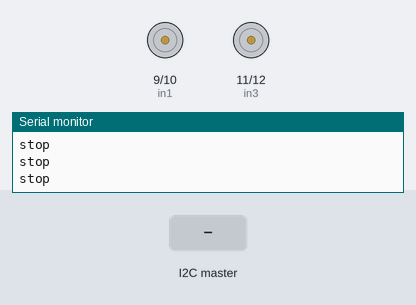
Simulated run of this sketch. Board: Arduino Uno, built with avr-gcc and run on an emulated ATmega328P. Parts: motor-driver pin pairs drawn as motors (green arrow = first pin HIGH = forward, orange = second pin HIGH = backward, longer = more drive, scaled by the enable pin), the last lines printed to the serial monitor. The test bench sets the inputs (shaded band).

Above: at 1.2 s.
1.3 s: the I2C master sends "Y"
At 2.5 s:
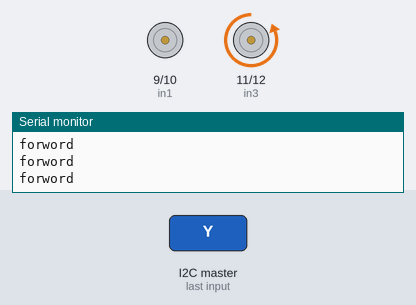
2.8 s: the I2C master sends "X"
4.4 s: the I2C master sends the byte 5
Timing chart, 0 to 7.4 s (numbered marks = the images above; inputs shaded):
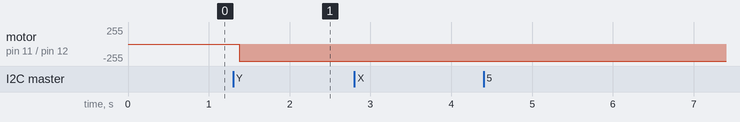

The sketch:

joystick_slave.ino
```cpp
#include <SoftwareSerial.h>
#include <Wire.h>
# define I2C_SLAVE_ADDRESS 11

SoftwareSerial BT(2, 3); // RX, TX  NECESSÁRIO?

//LEFT
#define enB 13
#define in3 11
#define in4 12

//RIGHT
#define enA 8
#define in1 9
#define in2 10

bool flag1 = LOW;
boolean flagButton = false;

//char n[8] ;
char buf[9] = "";
String msg;
int numBytes;

int xAxis = 125, yAxis = 125;

int motorSpeedA = 0;
int motorSpeedB = 0;

void setup() {

  Wire.begin(I2C_SLAVE_ADDRESS);
  Serial.begin(9600);
  Serial.println("-------------------------------------I am Slave1");

  Wire.onRequest(requestEvents);
  Wire.onReceive(receiveEvents);


  pinMode(enA, OUTPUT);
  pinMode(enB, OUTPUT);
  pinMode(in1, OUTPUT);
  pinMode(in2, OUTPUT);
  pinMode(in3, OUTPUT);
  pinMode(in4, OUTPUT);

  //delay(500);
}

void loop() {
  // Default value - no movement when the Joystick stays in the center
  //xAxis = 140;
  //yAxis = 140;

  // RECEÇÃO DE DADOS DO MASTER -- A FAZER
  // COMO FAZER? MASTER - SLAVE: Y___ + X___ ? || APP - MASTER: Y___ + X___ ?

  //  while (BT.available() >= 2) {
  //    xAxis = BT.read();
  //    delay(10);
  //    yAxis = BT.read();
  //    Serial.print(xAxis);
  //    Serial.print(",");
  //    Serial.println(yAxis);
  //  }

  if (flag1 == HIGH) {

    Serial.println(F("---> recieved events"));
    //buf[9] = Wire.read();
    Serial.print(numBytes);
    Serial.println(F("bytes recieved"));
    Serial.print(F("recieved value : "));
    //    Serial.println(n);
    Serial.println(buf);
    msg = String(buf);
    Serial.println(msg);

    int y_pos = msg.indexOf("Y");
    String y_value = msg.substring (y_pos + 1);
    int x_pos = msg.indexOf("X");
    String x_value = msg.substring (x_pos + 1, y_pos );

    xAxis = x_value.toInt();
    yAxis = y_value.toInt();

    delay(10);

    flag1 = LOW;
  }
  // Makes sure we receive corrent values

  if (xAxis > 115 && xAxis < 135 && yAxis > 115 && yAxis < 135) {
    Stop();
  }


  if (yAxis > 115 && yAxis < 135) {


    // 130 - 115 | 60 - ?
    if (xAxis < 115) {
      turnRight();
      motorSpeedA = map(xAxis, 115, 54, 0, 255);
      motorSpeedB = map(xAxis, 115, 54, 0, 255);
    }

    if (xAxis > 135) {
      turnLeft();
      motorSpeedA = map(xAxis, 135, 197, 0, 255);
      motorSpeedB = map(xAxis, 135, 197, 0, 255);
    }

  } else {

    if (xAxis > 115 && xAxis < 135) {

      if (yAxis < 115) {
        forword();
      }
      if (yAxis > 135) {
        backword();
      }

      if (yAxis < 115) {
        motorSpeedA = map(yAxis, 115, 54, 0, 255);
        motorSpeedB = map(yAxis, 115, 54, 0, 255);
      }

      if (yAxis > 135) {
        motorSpeedA = map(yAxis, 135, 197, 0, 255);
        motorSpeedB = map(yAxis, 135, 197, 0, 255);
      }

    } else {

      if (yAxis < 115) {
        forword();
      }
      if (yAxis > 135) {
        backword();
      }

      if (xAxis < 115) {
        motorSpeedA = map(xAxis, 115, 54, 255, 50);
        motorSpeedB = 255;
      }

      if (xAxis > 135) {
        motorSpeedA = 255;
        motorSpeedB = map(xAxis, 135, 197, 255, 50);
      }

    }
  }

  //Serial.print(motorSpeedA);
  //Serial.print(",");
  //Serial.println(motorSpeedA);

  analogWrite(enA, motorSpeedA); // Send PWM signal to motor A1
  analogWrite(enB, motorSpeedB); // Send PWM signal to motor B1
}


void forword() {
  Serial.println("forword");
  digitalWrite(in1, HIGH);
  digitalWrite(in2, LOW);
  digitalWrite(in3, LOW);
  digitalWrite(in4, HIGH);
}

void backword() {
  Serial.println("backword");
  digitalWrite(in1, LOW);
  digitalWrite(in2, HIGH);
  digitalWrite(in3, HIGH);
  digitalWrite(in4, LOW);
}

void turnRight() {
  Serial.println("turnRight");
  digitalWrite(in1, LOW);
  digitalWrite(in2, HIGH);
  digitalWrite(in3, LOW);
  digitalWrite(in4, HIGH);
}

void turnLeft() {
  Serial.println("turnLeft");
  digitalWrite(in1, HIGH);
  digitalWrite(in2, LOW);
  digitalWrite(in3, HIGH);
  digitalWrite(in4, LOW);
}

void Stop() {
  digitalWrite(in1, LOW);
  digitalWrite(in2, LOW);
  digitalWrite(in3, LOW);
  digitalWrite(in4, LOW);
  Serial.println("stop");
}

void requestEvents() {

  if (flagButton == false)
  {
    Wire.write(' ');
    Serial.println("no call");
  }
}

void receiveEvents(int howMany) {

  for (int i = 0; i < howMany; i++) {
    buf[i] = Wire.read();
  }
  flag1 = HIGH;

}
```

Measured:
- after the input at 1.3 s, motor on pin 11 (in3) / pin 12 (in4): stopped → backward 255/255 after 0.08 s
